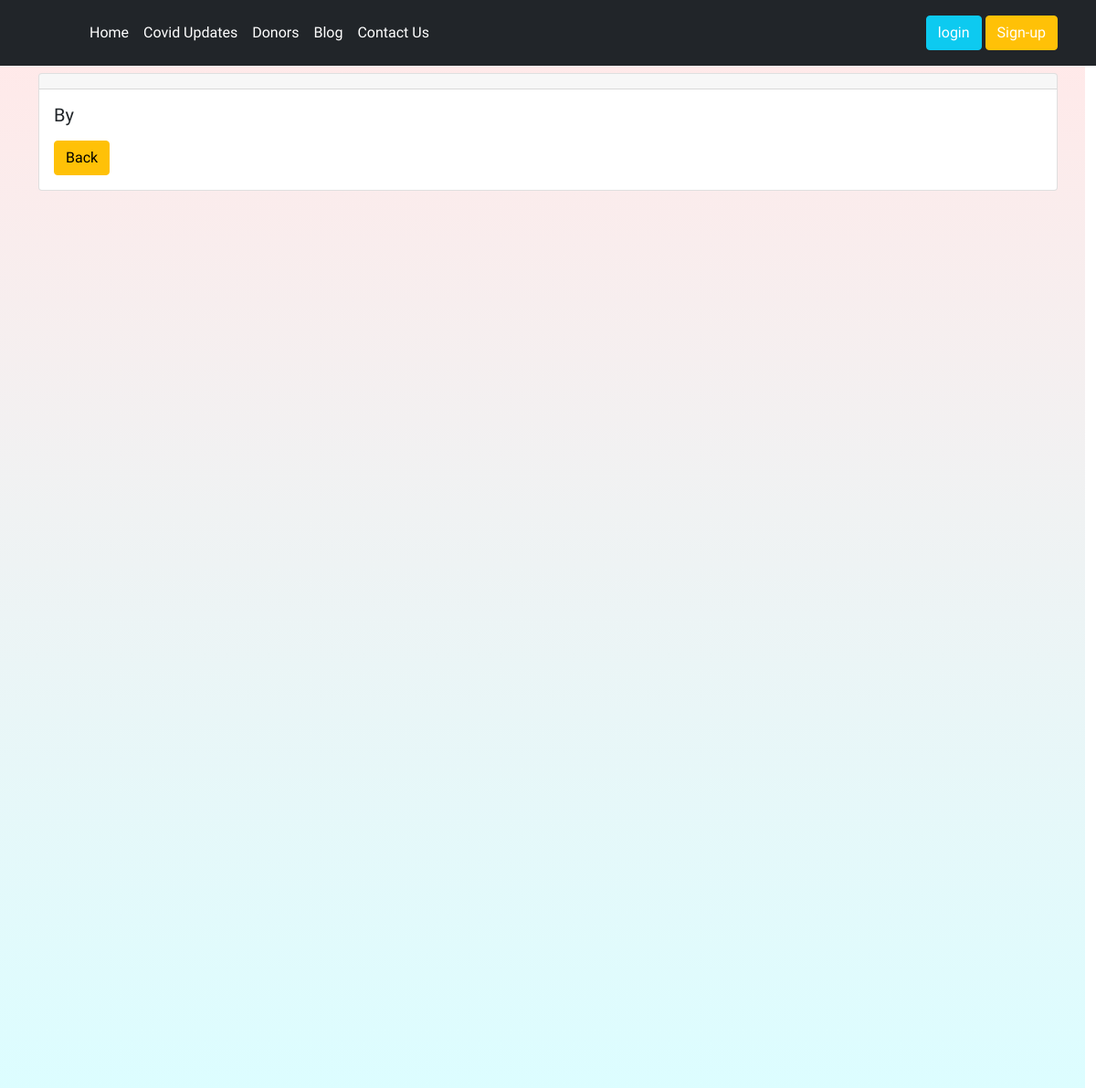
The page /blog/16 on the database as committed earlier.
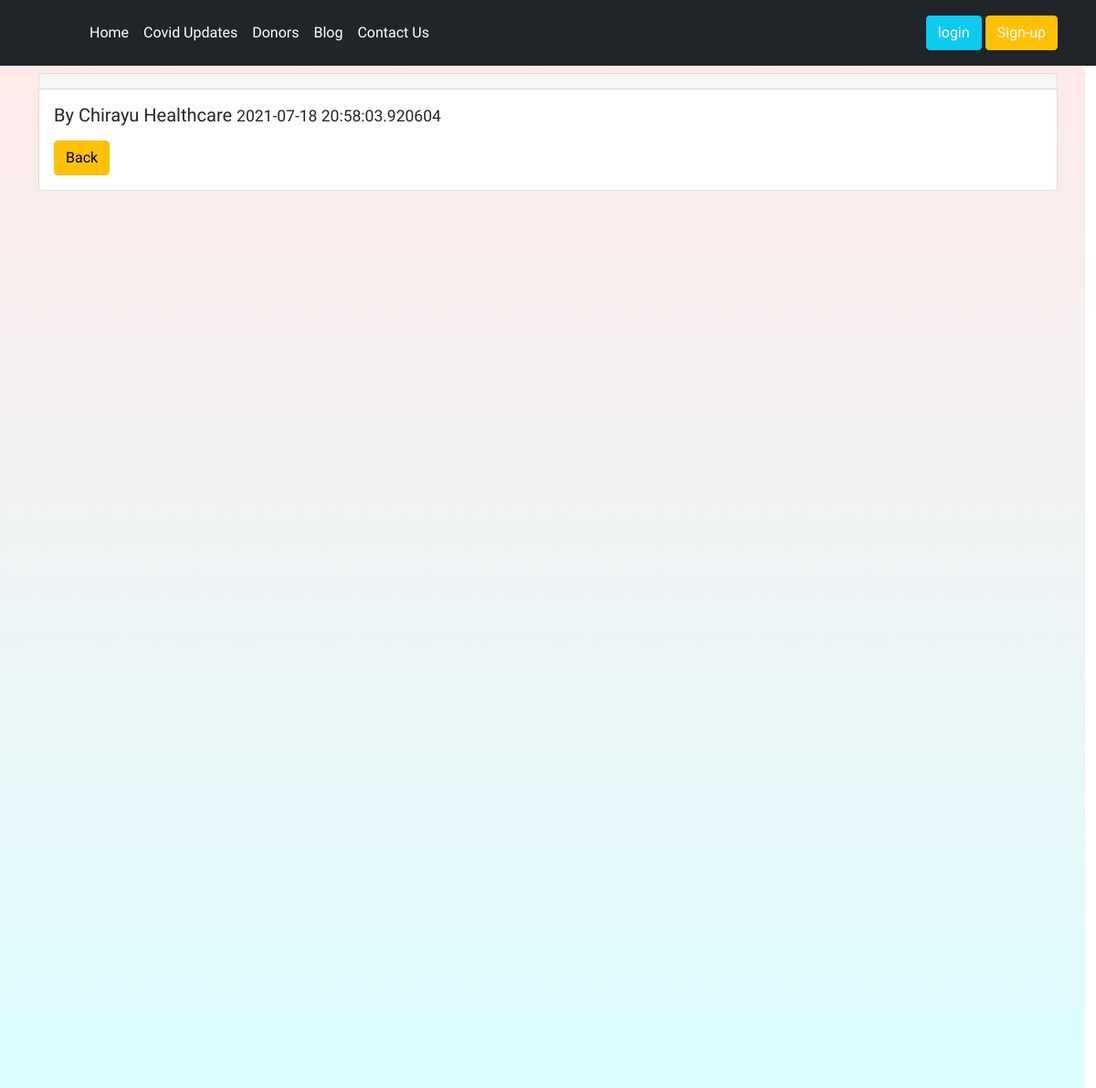
The same page on the database as committed later.
### blog/models.py (models this page shows, shortened)
class Post(models.Model):
    sno=models.AutoField(primary_key=True)
    title=models.CharField(max_length=255)
    author=models.CharField(max_length=50)
    authorUsername=models.CharField(max_length=50, default="")
    Timestamp=models.CharField(max_length=50)
    content=models.TextField()

### blog/views.py (the view)
# urls.py: path('<int:mysno>', views.blogPost, name='blogPost'),
def blogPost(request, mysno):
    post = Post.objects.filter(sno=mysno).first()
    if request.user.is_authenticated:
        userjson =request.user.first_name
        userdict = json.loads(userjson)
        return render(request, "blog/blogPost.html", {"post": post, "user":userdict})
    return render(request, "blog/blogPost.html", {"post": post,})

### templates/blog/blogPost.html (shortened to what this page needs)
{% extends 'base.html' %}
{% block body %}
<div class="container">
  <div class="card my-2 animatn">
    <div class="card-header">
    </div>
    <div class="card-body">
      <h5 class="card-title">By {{post.author}} <small>{{post.Timestamp}} </small></h5>
    <a href="/blog" class="btn btn-warning">Back</a>
</div>
    </div>
 {% endblock %}

Rows that differ between the two databases and show on the page:
added Post: author "Chirayu Healthcare", Timestamp "2021-07-18 20:58:03.920604"
